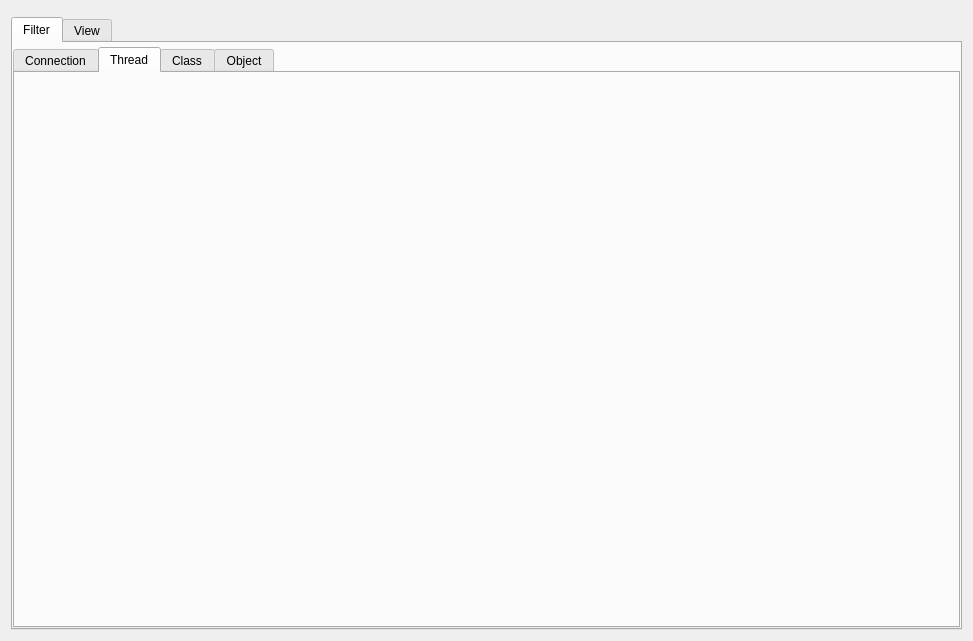
<?xml version="1.0" encoding="UTF-8"?>
<ui version="4.0">
 <class>GammaRay::ObjectVisualizerWidget</class>
 <widget class="QWidget" name="GammaRay::ObjectVisualizerWidget">
  <property name="geometry">
   <rect>
    <x>0</x>
    <y>0</y>
    <width>973</width>
    <height>641</height>
   </rect>
  </property>
  <property name="windowTitle">
   <string>Form</string>
  </property>
  <layout class="QVBoxLayout" name="verticalLayout">
   <item>
    <widget class="GammaRay::AcquisitionWidget" name="acquisitionWidget" native="true"/>
   </item>
   <item>
    <widget class="QTabWidget" name="mainTabWidget">
     <property name="sizePolicy">
      <sizepolicy hsizetype="Expanding" vsizetype="Expanding">
       <horstretch>3</horstretch>
       <verstretch>0</verstretch>
      </sizepolicy>
     </property>
     <property name="currentIndex">
      <number>0</number>
     </property>
     <widget class="QWidget" name="filterTab">
      <attribute name="title">
       <string>Filter</string>
      </attribute>
      <layout class="QGridLayout" name="gridLayout">
       <property name="leftMargin">
        <number>0</number>
       </property>
       <property name="topMargin">
        <number>4</number>
       </property>
       <property name="rightMargin">
        <number>0</number>
       </property>
       <property name="bottomMargin">
        <number>0</number>
       </property>
       <item row="0" column="0">
        <widget class="QTabWidget" name="filterTabWidget">
         <property name="currentIndex">
          <number>1</number>
         </property>
         <widget class="GammaRay::FilterWidget" name="connectionFilterWidget">
          <attribute name="title">
           <string>Connection</string>
          </attribute>
         </widget>
         <widget class="GammaRay::FilterWidget" name="threadFilterWidget">
          <attribute name="title">
           <string>Thread</string>
          </attribute>
         </widget>
         <widget class="GammaRay::FilterWidget" name="classFilterWidget">
          <attribute name="title">
           <string>Class</string>
          </attribute>
         </widget>
         <widget class="GammaRay::FilterWidget" name="objectFilterWidget">
          <attribute name="title">
           <string>Object</string>
          </attribute>
         </widget>
        </widget>
       </item>
      </layout>
     </widget>
     <widget class="QWidget" name="viewTab">
      <attribute name="title">
       <string>View</string>
      </attribute>
      <layout class="QVBoxLayout" name="verticalLayout_4">
       <property name="spacing">
        <number>0</number>
       </property>
       <property name="leftMargin">
        <number>0</number>
       </property>
       <property name="topMargin">
        <number>4</number>
       </property>
       <property name="rightMargin">
        <number>0</number>
       </property>
       <property name="bottomMargin">
        <number>0</number>
       </property>
       <item>
        <widget class="QSplitter" name="splitter">
         <property name="orientation">
          <enum>Qt::Horizontal</enum>
         </property>
         <widget class="QWidget" name="">
          <layout class="QVBoxLayout" name="verticalLayout_2">
           <item>
            <widget class="QLineEdit" name="connectionSearchLine">
             <property name="placeholderText">
              <string>Filter...</string>
             </property>
            </widget>
           </item>
           <item>
            <widget class="GammaRay::DeferredTreeView" name="connectionTreeView"/>
           </item>
          </layout>
         </widget>
         <widget class="QTabWidget" name="viewTabWidget">
          <property name="sizePolicy">
           <sizepolicy hsizetype="Minimum" vsizetype="Expanding">
            <horstretch>0</horstretch>
            <verstretch>0</verstretch>
           </sizepolicy>
          </property>
          <property name="currentIndex">
           <number>1</number>
          </property>
          <widget class="GvContainer" name="gvWidget">
           <attribute name="title">
            <string>GraphViz</string>
           </attribute>
          </widget>
          <widget class="VtkContainer" name="vtkWidget">
           <attribute name="title">
            <string>Vtk</string>
           </attribute>
          </widget>
         </widget>
        </widget>
       </item>
      </layout>
     </widget>
    </widget>
   </item>
  </layout>
 </widget>
 <customwidgets>
  <customwidget>
   <class>GammaRay::DeferredTreeView</class>
   <extends>QTreeView</extends>
   <header location="global">ui/deferredtreeview.h</header>
  </customwidget>
  <customwidget>
   <class>GvContainer</class>
   <extends>QWidget</extends>
   <header>gvcontainer.h</header>
   <container>1</container>
  </customwidget>
  <customwidget>
   <class>VtkContainer</class>
   <extends>QWidget</extends>
   <header>vtkcontainer.h</header>
   <container>1</container>
  </customwidget>
  <customwidget>
   <class>GammaRay::FilterWidget</class>
   <extends>QWidget</extends>
   <header>filterwidget.h</header>
   <container>1</container>
  </customwidget>
  <customwidget>
   <class>GammaRay::AcquisitionWidget</class>
   <extends>QWidget</extends>
   <header>acquisitionwidget.h</header>
   <container>1</container>
  </customwidget>
 </customwidgets>
 <tabstops>
  <tabstop>mainTabWidget</tabstop>
 </tabstops>
 <resources/>
 <connections/>
</ui>
